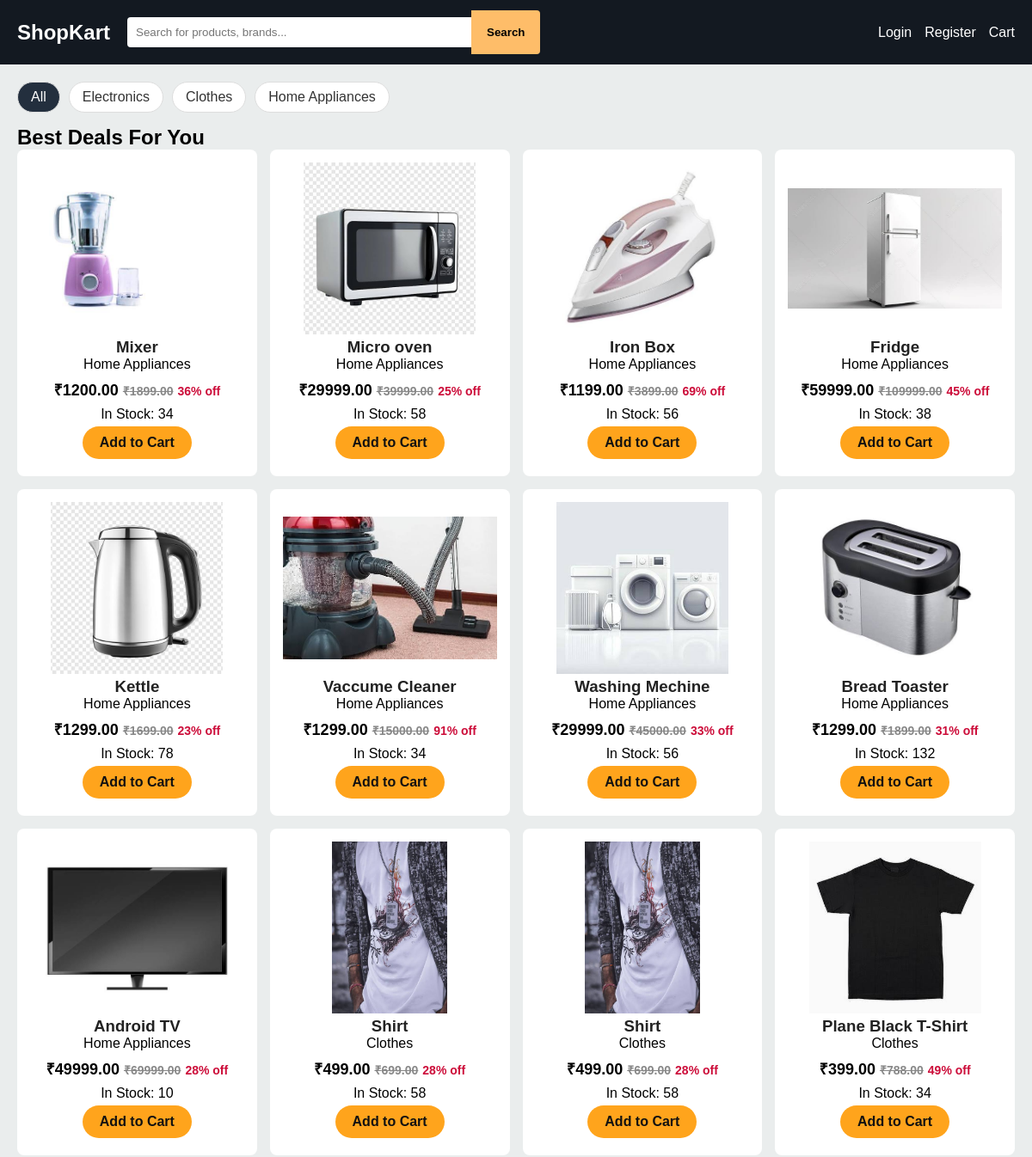
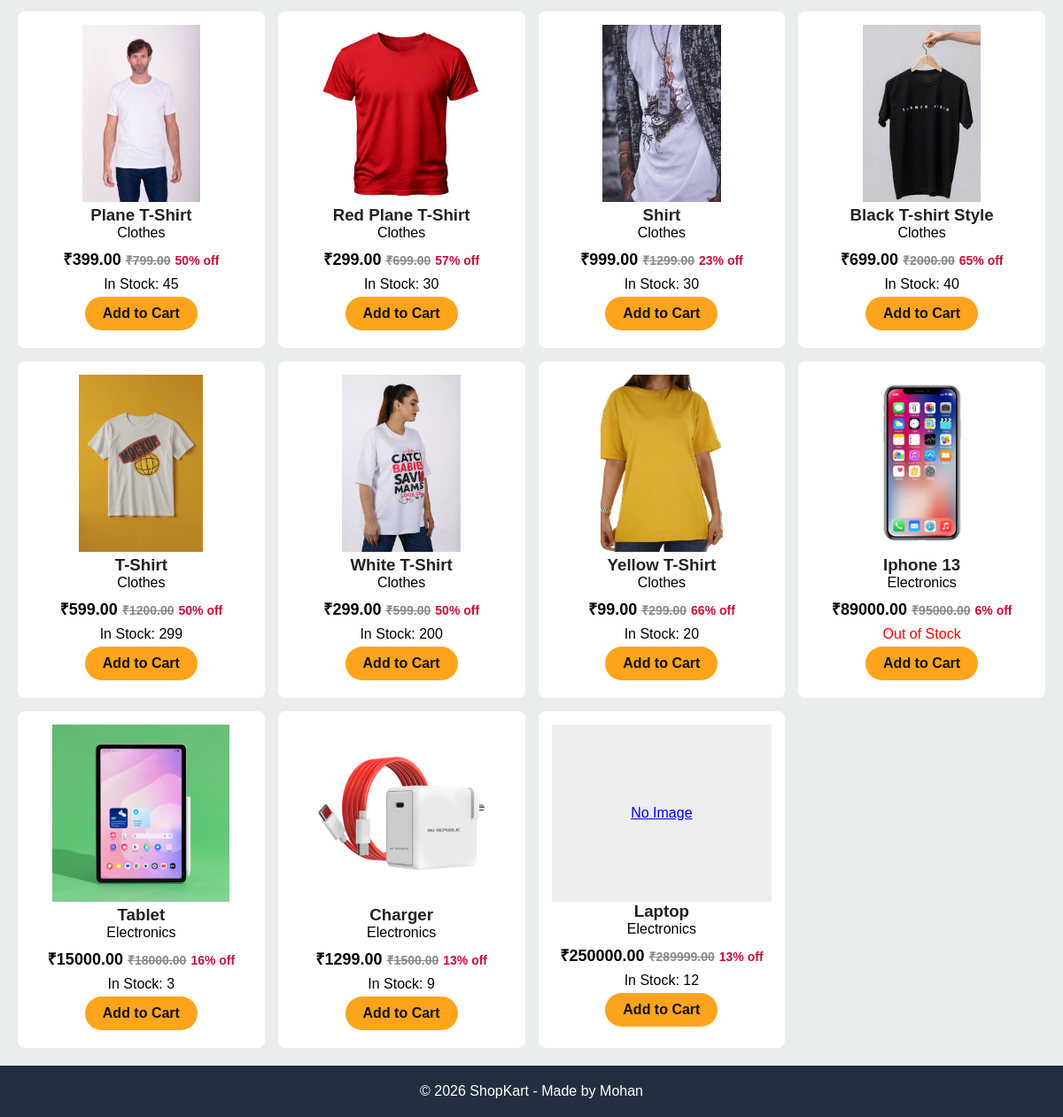
The page / on the database its author committed (2 pictures, top to bottom).
### products/models.py (models this page shows, shortened)
class Category(models.Model):
    name = models.CharField(max_length=100)
    image = models.ImageField(upload_to="category/", blank=True, null=True)

class Product(models.Model):
    product_name = models.CharField(max_length=150)
    price = models.DecimalField(max_digits=10, decimal_places=2)
    old_price = models.DecimalField(max_digits=10, decimal_places=2, blank=True, null=True)
    description = models.TextField()
    stock = models.PositiveIntegerField(default=0)
    image = models.ImageField(upload_to="products/images/", blank=True, null=True)
    video = models.FileField(upload_to="products/videos/", blank=True, null=True)
    category = models.ForeignKey(Category, on_delete=models.PROTECT, related_name="products")
    created_at = models.DateTimeField(auto_now_add=True)
    @property
    def discount(self):
        if self.old_price and self.old_price > self.price:
            return int((self.old_price - self.price) / self.old_price * 100)
        return 0

### products/views.py (the view)
# urls.py: path('', views.home, name='home'),
def home(request):
    q = request.GET.get('q', '')
    cat_id = request.GET.get('category', '')
    products = Product.objects.all().order_by('-created_at')
    categories = Category.objects.all()
    if q:
        products = products.filter(product_name__icontains=q)
    if cat_id:
        products = products.filter(category_id=cat_id)
    return render(request, 'home.html', {'products': products, 'categories': categories, 'q': q, 'cat_id': cat_id})

### templates/home.html
{% extends 'base.html' %}
{% block content %}
<div class="categories">
  <a href="{% url 'home' %}" class="{% if not cat_id %}active{% endif %}">All</a>
  {% for c in categories %}
    <a href="?category={{ c.id }}" class="{% if cat_id == c.id|stringformat:'s' %}active{% endif %}">{{ c.name }}</a>
  {% endfor %}
</div>
<h2>Best Deals For You</h2>
<div class="grid">
  {% for p in products %}
  <div class="card">
    <a href="{% url 'product_detail' p.id %}">
      {% if p.image %}<img src="{{ p.image.url }}">{% else %}<div class="no-img">No Image</div>{% endif %}
    </a>
    <h3><a href="{% url 'product_detail' p.id %}">{{ p.product_name }}</a></h3>
    <p class="cat">{{ p.category.name }}</p>
    <p class="price">₹{{ p.price }} {% if p.old_price %}<s>₹{{ p.old_price }}</s> <span class="off">{{ p.discount }}% off</span>{% endif %}</p>
    <p class="stock">{% if p.stock > 0 %}In Stock: {{ p.stock }}{% else %}<span style="color:red">Out of Stock</span>{% endif %}</p>
    <a href="{% url 'add_to_cart' p.id %}" class="btn">Add to Cart</a>
  </div>
  {% empty %}
  <p>No products found. Admin needs to add products!</p>
  {% endfor %}
</div>
{% endblock %}

### templates/base.html (shortened to what this page needs)
{% load static %}
<!DOCTYPE html>
<html>
<head>
  <link rel="stylesheet" href="{% static 'style.css' %}">
</head>
<body>
<header class="navbar">
  <a href="{% url 'home' %}" class="logo">ShopKart</a>
  <form action="{% url 'home' %}" method="GET" class="search-form">
    <input type="text" name="q" value="{{ q|default:'' }}" placeholder="Search for products, brands...">
    <button type="submit">Search</button>
  </form>
  <nav>
    {% if user.is_authenticated %}
      <span>Hello, {{ user.username }}</span>
      <a href="{% url 'cart_view' %}">Cart</a>
      <a href="{% url 'my_orders' %}">My Orders</a>
      <a href="{% url 'logout' %}">Logout</a>
    {% else %}
      <a href="{% url 'login' %}">Login</a>
      <a href="{% url 'register' %}">Register</a>
      <a href="{% url 'cart_view' %}">Cart</a>
    {% endif %}
  </nav>
</header>
<main>{% block content %}{% endblock %}</main>
<footer>© 2026 ShopKart - Made by Mohan</footer>
</body>
</html>

### static/style.css (style rules this page uses)
* { margin:0; padding:0; box-sizing:border-box; font-family: Arial, sans-serif; }
body { background:#eaeded; }
.navbar { background:#131921; color:white; display:flex; align-items:center; gap:20px; padding:12px 20px; flex-wrap:wrap; }
.logo { color:white; font-size:24px; font-weight:bold; text-decoration:none; }
.search-form { flex:1; display:flex; }
.search-form input { flex:1; padding:10px; border:none; border-radius:4px 0 0 4px; }
.search-form button { background:#febd69; border:none; padding:10px 18px; border-radius:0 4px 4px 0; cursor:pointer; font-weight:bold; }
.navbar nav { display:flex; gap:15px; align-items:center; }
.navbar nav a { color:white; text-decoration:none; }
main { padding:20px; min-height:70vh; }
.categories { display:flex; gap:10px; flex-wrap:wrap; margin-bottom:15px; }
.categories a { background:white; padding:8px 15px; border-radius:20px; text-decoration:none; color:#333; border:1px solid #ddd; }
.categories a.active { background:#232f3e; color:white; }
.grid { display:grid; grid-template-columns:repeat(auto-fill, minmax(240px,1fr)); gap:15px; }
.card { background:white; padding:15px; border-radius:8px; text-align:center; }
.card img { width:100%; height:200px; object-fit:contain; }
.card h3 a { color:#222; text-decoration:none; }
.price { font-size:18px; font-weight:bold; margin:8px 0; }
.price s { color:#888; font-size:14px; }
.off { color:#cc0c39; font-size:14px; }
.btn { display:inline-block; background:#ffa41c; color:#111; padding:10px 20px; border-radius:20px; text-decoration:none; font-weight:bold; border:none; cursor:pointer; margin:5px; }
input, textarea { width:100%; max-width:400px; padding:10px; margin:8px 0; border:1px solid #ccc; border-radius:4px; }
footer { background:#232f3e; color:white; text-align:center; padding:20px; }
.no-img { height:200px; background:#eee; display:flex; align-items:center; justify-content:center; }

### rows shown on the page
Category: name "Electronics"
Category: name "Clothes"
Category: name "Home Appliances"
Product: image (picture), product_name "Mixer", category.name "Home Appliances", price "1200.00", old_price "1899.00", discount "36", stock "34"
Product: image (picture), product_name "Micro oven", category.name "Home Appliances", price "29999.00", old_price "39999.00", discount "25", stock "58"
Product: image (picture), product_name "Iron Box", category.name "Home Appliances", price "1199.00", old_price "3899.00", discount "69", stock "56"
Product: image (picture), product_name "Fridge", category.name "Home Appliances", price "59999.00", old_price "109999.00", discount "45", stock "38"
Product: image (picture), product_name "Kettle", category.name "Home Appliances", price "1299.00", old_price "1699.00", discount "23", stock "78"
Product: image (picture), product_name "Vaccume Cleaner", category.name "Home Appliances", price "1299.00", old_price "15000.00", discount "91", stock "34"
Product: image (picture), product_name "Washing Mechine", category.name "Home Appliances", price "29999.00", old_price "45000.00", discount "33", stock "56"
Product: image (picture), product_name "Bread Toaster", category.name "Home Appliances", price "1299.00", old_price "1899.00", discount "31", stock "132"
Product: image (picture), product_name "Android TV", category.name "Home Appliances", price "49999.00", old_price "69999.00", discount "28", stock "10"
Product: image (picture), product_name "Shirt", category.name "Clothes", price "499.00", old_price "699.00", discount "28", stock "58"
Product: image (picture), product_name "Shirt", category.name "Clothes", price "499.00", old_price "699.00", discount "28", stock "58"
Product: image (picture), product_name "Plane Black T-Shirt", category.name "Clothes", price "399.00", old_price "788.00", discount "49", stock "34"
Product: image (picture), product_name "Plane T-Shirt", category.name "Clothes", price "399.00", old_price "799.00", discount "50", stock "45"
Product: image (picture), product_name "Red Plane T-Shirt", category.name "Clothes", price "299.00", old_price "699.00", discount "57", stock "30"
Product: image (picture), product_name "Shirt", category.name "Clothes", price "999.00", old_price "1299.00", discount "23", stock "30"
Product: image (picture), product_name "Black T-shirt Style", category.name "Clothes", price "699.00", old_price "2000.00", discount "65", stock "40"
Product: image (picture), product_name "T-Shirt", category.name "Clothes", price "599.00", old_price "1200.00", discount "50", stock "299"
Product: image (picture), product_name "White T-Shirt", category.name "Clothes", price "299.00", old_price "599.00", discount "50", stock "200"
Product: image (picture), product_name "Yellow T-Shirt", category.name "Clothes", price "99.00", old_price "299.00", discount "66", stock "20"
Product: image (picture), product_name "Iphone 13", category.name "Electronics", price "89000.00", old_price "95000.00", discount "6", stock "Out of Stock"
Product: image (picture), product_name "Tablet", category.name "Electronics", price "15000.00", old_price "18000.00", discount "16", stock "3"
Product: image (picture), product_name "Charger", category.name "Electronics", price "1299.00", old_price "1500.00", discount "13", stock "9"
Product: image "No Image", product_name "Laptop", category.name "Electronics", price "250000.00", old_price "289999.00", discount "13", stock "12"
